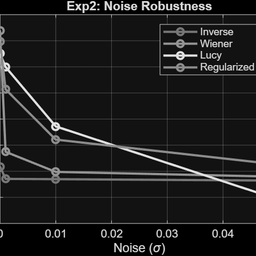
%> input picture results/figures/exp2_noise_robustness.png (cropped and resized to the size of MATLAB's example picture, made grey), 256 x 256 px, given in place of cameraman.tif, which was not available
$ octave --eval "exp1_method_comparison;"   (GNU Octave 9; MATLAB toolbox functions it lacks are replaced by stand-ins)
%> lines starting %> are read from the running program, lines starting %| are printed output that depends on the picture; pictures that were not available may be replaced by others from this repository, and a replacement may not be noted
### utils/load_image.m
function img = load_image(varargin)
% LOAD_IMAGE  Get a grayscale image for the deblurring experiments.
%
% Usage:
%   img = load_image()              % opens file dialog
%   img = load_image('path/to/img') % loads from path
%   img = load_image('skip')        % uses cameraman.tif silently (for CI/batch)
%
% Returns a double-precision grayscale image in [0, 1].

% ---- Decide source ----
if nargin == 0
    % Interactive: open file picker
    [f, p] = uigetfile( ...
        {'*.png;*.jpg;*.jpeg;*.tif;*.tiff;*.bmp', ...
        'Image Files (*.png, *.jpg, *.tif, *.bmp)'; ...
        '*.*', 'All Files (*.*)'}, ...
        'Select an image to deblur');
    if isequal(f, 0)
        fprintf('  [load_image] No file selected. Using cameraman.tif.\n');
        img = im2double(imread('cameraman.tif'));
        return;
    end
    path = fullfile(p, f);
elseif nargin == 1 && strcmpi(varargin{1}, 'skip')
    img = im2double(imread('cameraman.tif'));
    return;
else
    path = varargin{1};
end

% ---- Load ----
try
    img = imread(path);
catch e
    fprintf('  [load_image] Could not read %s: %s\n', path, e.message);
    fprintf('  [load_image] Falling back to cameraman.tif.\n');
    img = im2double(imread('cameraman.tif'));
%> img: size 256x256 double; min 0, max 1, mean 0.115
    return;
end

% ---- Handle RGB or RGBA ----
if size(img, 3) == 3
    img = rgb2gray(img);
elseif size(img, 3) == 4
    img = rgb2gray(img(:, :, 1:3));
end

% ---- Convert to double in [0, 1] ----
img = im2double(img);

% ---- Resize if too large ----
MAX_DIM = 512;
[m, n] = size(img);
if max(m, n) > MAX_DIM
    scale = MAX_DIM / max(m, n);
    img = imresize(img, scale);
    fprintf('  [load_image] Resized from %dx%d to %dx%d.\n', ...
        m, n, size(img, 1), size(img, 2));
end
end

### utils/generate_blur.m
function [blurred, PSF] = generate_blur(image, len, theta, noise_sigma)
%> called with len = 30, theta = 45
    % Generate motion blur and optional noise
    PSF = fspecial('motion', len, theta);
    PSF = PSF / sum(PSF(:));  % Normalize!

    blurred = imfilter(image, PSF, 'conv', 'circular');
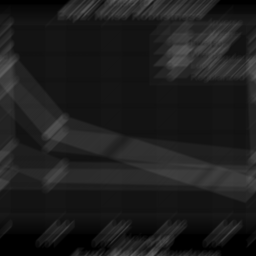
%> blurred: size 256x256 double; min 0, max 0.374, mean 0.115

    if nargin > 3 && noise_sigma > 0
        blurred = imnoise(blurred, 'gaussian', 0, noise_sigma);
    end
end

### custom/custom_inverse.m
function restored = custom_inverse(blurred, PSF)
    % Inverse filter: divide by PSF in frequency domain
    [M, N] = size(blurred);
%> M = 256; N = 256

    % Normalize PSF
    PSF = PSF / sum(PSF(:));

    % *** FIX: shift PSF origin to (1,1) to match FFT convention ***
    PSF_shifted = ifftshift(PSF);

    % Pad PSF to image size
    PSF_padded = zeros(M, N);
    [pM, pN] = size(PSF_shifted);
%> pM = 23; pN = 23
    PSF_padded(1:pM, 1:pN) = PSF_shifted;
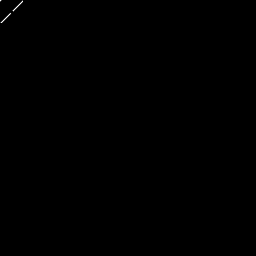
%> PSF_padded: size 256x256 double; min 0, max 0.0301, mean 1.53e-05; drawn with min black and max white

    G = fft2(blurred);
    H = fft2(PSF_padded);

    % Avoid division by zero
    H(abs(H) < 1e-6) = 1e-6;

    F_hat = G ./ H;
    restored = real(ifft2(F_hat));
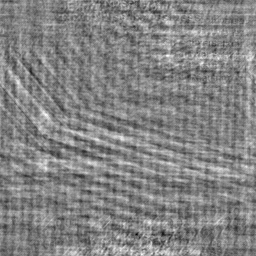
%> restored: size 256x256 double; min -1.27, max 1.41, mean 0.115; drawn with min black and max white

    % Normalize
    restored = restored - min(restored(:));
    if max(restored(:)) > 0
        restored = restored / max(restored(:));
    end
end

### custom/custom_wiener.m
function restored = custom_wiener(blurred, PSF, K)
%> called with K = 0.001
    % Wiener filter: balances restoration and noise suppression
    [M, N] = size(blurred);

    % Normalize PSF
    PSF = PSF / sum(PSF(:));

    % Pad PSF to image size with proper centering
    PSF_padded = zeros(M, N);
    [pM, pN] = size(PSF);
    PSF_padded(1:pM, 1:pN) = PSF;

    % Circular shift so PSF center is at (1,1)
    PSF_padded = circshift(PSF_padded, -floor([pM pN]/2));

    G = fft2(blurred);
    H = fft2(PSF_padded);

    % Wiener filter formula
    F_hat = (conj(H) ./ (abs(H).^2 + K)) .* G;
    restored = real(ifft2(F_hat));

    % Simple normalization
    restored = restored - min(restored(:));
    if max(restored(:)) > 0
        restored = restored / max(restored(:));
    end
end

### custom/custom_lucy.m
function restored = custom_lucy(blurred, PSF, iterations)
%> called with iterations = 20
    % Lucy-Richardson iterative deconvolution
    PSF = PSF / sum(PSF(:));  % Normalize PSF
    PSF_flipped = rot90(PSF, 2);

    estimated = blurred;

    for i = 1:iterations
        conv_est = imfilter(estimated, PSF, 'conv', 'circular');
        ratio = blurred ./ (conv_est + eps);
        correction = imfilter(ratio, PSF_flipped, 'conv', 'circular');
        estimated = estimated .* correction;
    end
%> this loop made 20 passes
%> pass 1, in custom_lucy, `ratio = blurred ./ (conv_est + eps);`:
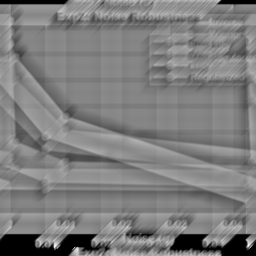
%> ratio: size 256x256 double; min 0, max 1.93, mean 0.947; drawn with min black and max white
%> pass 1, in custom_lucy, `correction = imfilter(ratio, PSF_flipped, 'conv', 'circular');`:
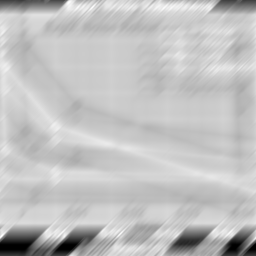
%> correction: size 256x256 double; min 0, max 1.25, mean 0.947; drawn with min black and max white
%> after the loop:
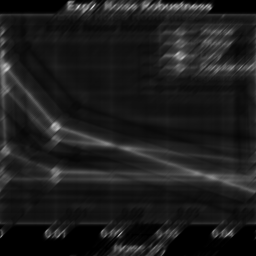
%> estimated: size 256x256 double; min 0, max 0.85, mean 0.115

    restored = estimated;
end

### custom/custom_regularized.m
function restored = custom_regularized(blurred, PSF, lambda)
%> called with lambda = 0.01
    % Regularized filter with Laplacian operator
    [M, N] = size(blurred);

    % Normalize PSF
    PSF = PSF / sum(PSF(:));

    % *** Center the PSF ***
    PSF_padded = zeros(M, N);
    [pM, pN] = size(PSF);
    PSF_padded(1:pM, 1:pN) = PSF;
    PSF_padded = circshift(PSF_padded, -floor([pM pN]/2));

    G = fft2(blurred);
    H = fft2(PSF_padded);

    % Laplacian kernel
    laplacian = [0 -1 0; -1 4 -1; 0 -1 0];
    P = fft2(laplacian, M, N);

    F_hat = (conj(H) ./ (abs(H).^2 + lambda * abs(P).^2)) .* G;
    restored = real(ifft2(F_hat));
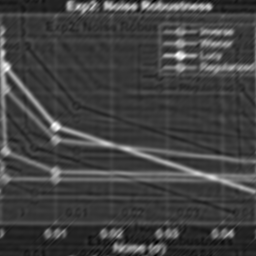
%> restored: size 256x256 double; min -0.136, max 0.835, mean 0.115; drawn with min black and max white

    % Simple normalization
    restored = restored - min(restored(:));
    if max(restored(:)) > 0
        restored = restored / max(restored(:));
    end
end

### experiments/exp1_method_comparison.m
function exp1_method_comparison()

    original = load_image(getappdata(0, 'DIP_image_path'));
    if min(size(original)) < 128
        fprintf('  [warning] Image is smaller than 128x128; some blurs may exceed image bounds.\n');
    end

    len = 30; theta = 45;
    [blurred, PSF] = generate_blur(original, len, theta);

    % Custom methods
    tic; restored_inv = custom_inverse(blurred, PSF); t_inv = toc;
    tic; restored_wie = custom_wiener(blurred, PSF, 0.001); t_wie = toc;
    tic; restored_lucy = custom_lucy(blurred, PSF, 20); t_lucy = toc;
    tic; restored_reg = custom_regularized(blurred, PSF, 0.01); t_reg = toc;

    % Built-in methods
    tic; restored_winr = deconvwnr(blurred, PSF, 0.001); t_winr = toc;
    tic; restored_lucyb = deconvlucy(blurred, PSF, 20); t_lucyb = toc;
%> (the run ends here)

$ run again, on results/figures/exp2_noise_robustness_images.png (cropped and resized to the size of MATLAB's example picture, made grey)
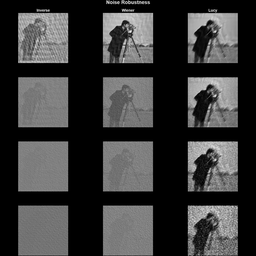
%> input picture results/figures/exp2_noise_robustness_images.png (cropped and resized to the size of MATLAB's example picture, made grey), 256 x 256 px, given in place of cameraman.tif, which was not available
%> after the loop in custom_lucy, `for i = 1:iterations`:
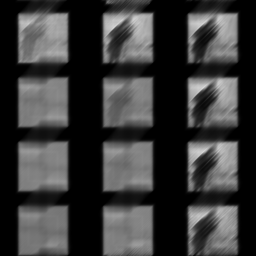
%> estimated: size 256x256 double; min 0, max 0.847, mean 0.225
%> in custom_regularized, `restored = real(ifft2(F_hat));`:
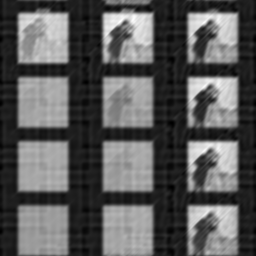
%> restored: size 256x256 double; min -0.102, max 0.818, mean 0.225; drawn with min black and max white

$ run again, on results/figures/exp4_wrong_psf.png (cropped and resized to the size of MATLAB's example picture, made grey)
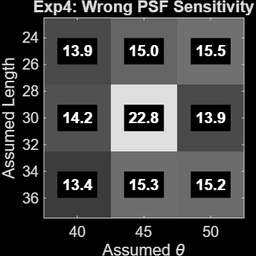
%> input picture results/figures/exp4_wrong_psf.png (cropped and resized to the size of MATLAB's example picture, made grey), 256 x 256 px, given in place of cameraman.tif, which was not available
%> after the loop in custom_lucy, `for i = 1:iterations`:
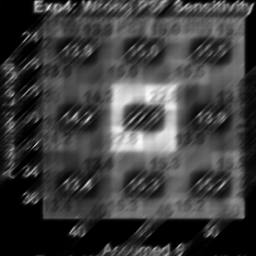
%> estimated: size 256x256 double; min 0, max 1.05, mean 0.256; drawn with min black and max white
%> in custom_regularized, `restored = real(ifft2(F_hat));`:
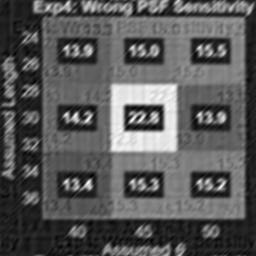
%> restored: size 256x256 double; min -0.139, max 0.989, mean 0.256; drawn with min black and max white
